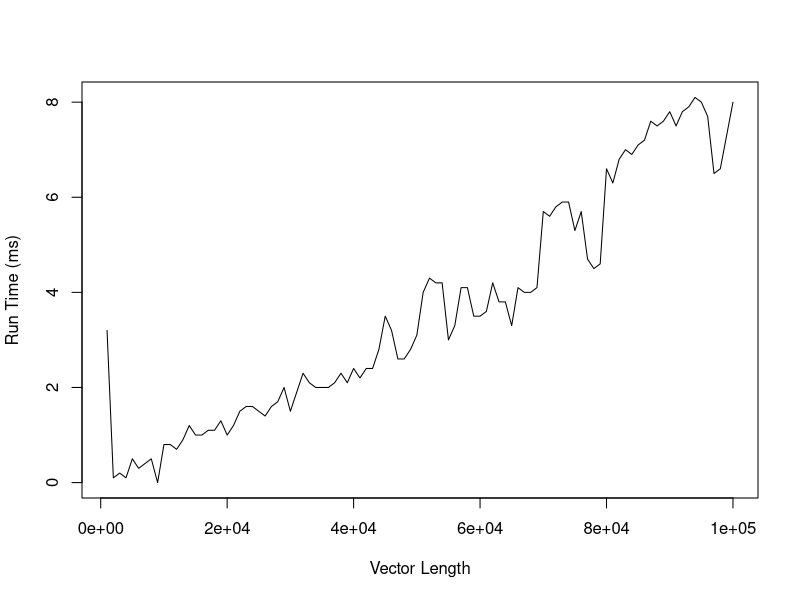

Write the R code that produced this figure.
# Instructions:
#
# Implement two algorithms that search for both the minimum and the maximum element in the list at the same time.
# Implement the search using:
#	- an iterative algorithm,
#	- a recursive algorithm (divide and conquer algorithm)
#
# Empirically compare run times for each algorithm for increasing list lengths.

# generate_vector: generate a random vector
generate_vector <- function(lower_bound, upper_bound, n) {
	return (c(sample(lower_bound:upper_bound, n, replace = TRUE, prob = NULL)))
}

# Implementation of the linear search for the minimum and maximum values.
linear_minmax <- function(vect) {

	# Assume minimum and maximum are first value in list.
	minimum <- vect[1]
	maximum <- vect[1]
	# Go over elements in vector and compare to current minimum/maximum.
	for (el in vect) {
		if (el < minimum) {
			minimum <- el
		}
		if (el > maximum) {
			maximum <- el
		}
	}
	# Make results vector.
	result <- c(minimum, maximum)
	# Name fileds in results vector.
	names(result) <- c("minimum", "maximum")
	# Return results vector.
	return(result)
}

dc_minmax <- function(vect) {
	if (length(vect) <= 2) {
		if(length(vect) == 1) { 										# If vector length is 1, both minimum and maximum are the same.
			result <- c(vect[1], vect[2]) 								# Make results named vector and return it.
			names(result) <- c("minimum", "maximum")
			return (result)
		} else {
			result <- c(min(vect[1], vect[2]), max(vect[1], vect[2])) 	# Else if vector length is 2, make a trivial comparison ad return named vector.
			names(result) <- c("minimum", "maximum")
			return (result)
		}
	# Recursive case: compute critical values in left and right list and compare.
	} else {
		midpoint <- (length(vector) %/% 2) + 1

		result_left <- dc_minmax(vect[1:midpoint])
		result_right <- dc_minmax(vect[midpoint + 1 : length(vect)])

		result <- (c( min(as.numeric(result_left["minimum"], as.numeric(result_left["minimum"]))), max(as.numeric(result_left["maximum"], as.numeric(result_left["maximum"])))))
		names(result) <- c("minimum", "maximum")
		return (result)
	}
}

# get_times: take starting vector length, incrementation step, number of steps to include and the search function to use
# and return matrix of measurements where the first column represents the vector lengths and the second column represents the
# run time. 
get_times <- function(starting_length, step, num_steps, num_reps, search_func) {

	# Preallocate data matrix
	measurements = matrix( , nrow = num_steps, ncol = 2)
	measurement_index = 1

	# Test algorithm performance over various vector lengths.
	for (n in seq(starting_length, starting_length + (step - 1) * num_steps, step)) {
		time_acc <- 0

		# Perform testing.
		for(rep in 1:num_reps) {
			# Generate test vector.
			test_vect <- generate_vector(-1e3, 1e3, n)
			# Start timer
			start_time <- as.numeric(format(Sys.time(), "%OS3")) * 1000
			# Run algorithm.
			search_func(test_vect)
			# End timer
			end_time <- as.numeric(format(Sys.time(), "%OS3")) * 1000
			# Add value to accumulator
			time_acc <- time_acc + (end_time - start_time)
		}

		# Make measurements vector.
		measurement <- c(n, time_acc / num_reps)
		# Add measurement to measurements matrix.
		measurements[measurement_index, ] <- measurement
		# Increment measurements index.
		measurement_index <- measurement_index + 1
	}

	# Return measurements matrix.
	return (measurements)
}

linear_results = get_times(1000, 1000, 100, 10, linear_minmax)
# dc_results = get_times(1000, 1000, 100, 10, dc_minmax)

# Plot data
plot(
	linear_results[,1],
	linear_results[,2],
	type='l',
	xlab='Vector Length',
	ylab='Run Time (ms)'
)